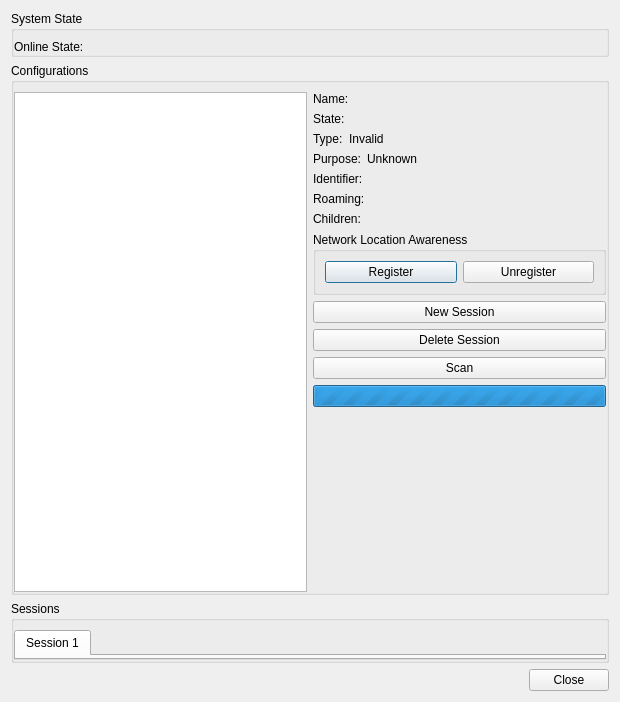
<?xml version="1.0" encoding="UTF-8"?>
<ui version="4.0">
 <class>BearerDialog</class>
 <widget class="QDialog" name="BearerDialog">
  <property name="geometry">
   <rect>
    <x>0</x>
    <y>0</y>
    <width>620</width>
    <height>702</height>
   </rect>
  </property>
  <property name="windowTitle">
   <string>Qt Bearer Management Example</string>
  </property>
  <layout class="QVBoxLayout" name="verticalLayout_2">
   <item>
    <widget class="QGroupBox" name="systemState">
     <property name="title">
      <string>System State</string>
     </property>
     <property name="flat">
      <bool>true</bool>
     </property>
     <layout class="QVBoxLayout" name="verticalLayout_4">
      <property name="leftMargin">
       <number>0</number>
      </property>
      <property name="rightMargin">
       <number>0</number>
      </property>
      <property name="bottomMargin">
       <number>0</number>
      </property>
      <item>
       <layout class="QHBoxLayout" name="onlineStateLayout">
        <item>
         <widget class="QLabel" name="onlineStateLabel">
          <property name="text">
           <string>Online State:</string>
          </property>
         </widget>
        </item>
        <item>
         <widget class="QLabel" name="onlineState">
          <property name="sizePolicy">
           <sizepolicy hsizetype="MinimumExpanding" vsizetype="Preferred">
            <horstretch>0</horstretch>
            <verstretch>0</verstretch>
           </sizepolicy>
          </property>
          <property name="text">
           <string/>
          </property>
         </widget>
        </item>
       </layout>
      </item>
     </layout>
    </widget>
   </item>
   <item>
    <widget class="QGroupBox" name="groupBox">
     <property name="title">
      <string>Configurations</string>
     </property>
     <property name="flat">
      <bool>true</bool>
     </property>
     <layout class="QHBoxLayout" name="horizontalLayout_9">
      <property name="leftMargin">
       <number>0</number>
      </property>
      <property name="rightMargin">
       <number>0</number>
      </property>
      <property name="bottomMargin">
       <number>0</number>
      </property>
      <item>
       <widget class="QTreeWidget" name="treeWidget">
        <attribute name="headerVisible">
         <bool>false</bool>
        </attribute>
        <column>
         <property name="text">
          <string>1</string>
         </property>
        </column>
       </widget>
      </item>
      <item>
       <layout class="QVBoxLayout" name="verticalLayout">
        <item>
         <layout class="QHBoxLayout" name="configurationNameLayout">
          <item>
           <widget class="QLabel" name="configurationNameLabel">
            <property name="text">
             <string>Name:</string>
            </property>
           </widget>
          </item>
          <item>
           <widget class="QLabel" name="configurationName">
            <property name="sizePolicy">
             <sizepolicy hsizetype="MinimumExpanding" vsizetype="Preferred">
              <horstretch>0</horstretch>
              <verstretch>0</verstretch>
             </sizepolicy>
            </property>
            <property name="text">
             <string/>
            </property>
           </widget>
          </item>
         </layout>
        </item>
        <item>
         <layout class="QHBoxLayout" name="configurationStateLayout">
          <item>
           <widget class="QLabel" name="configurationStateLabel">
            <property name="text">
             <string>State:</string>
            </property>
           </widget>
          </item>
          <item>
           <widget class="QLabel" name="configurationState">
            <property name="sizePolicy">
             <sizepolicy hsizetype="MinimumExpanding" vsizetype="Preferred">
              <horstretch>0</horstretch>
              <verstretch>0</verstretch>
             </sizepolicy>
            </property>
            <property name="text">
             <string/>
            </property>
           </widget>
          </item>
         </layout>
        </item>
        <item>
         <layout class="QHBoxLayout" name="configurationTypeLayout">
          <item>
           <widget class="QLabel" name="configurationTypeLabel">
            <property name="text">
             <string>Type:</string>
            </property>
           </widget>
          </item>
          <item>
           <widget class="QLabel" name="configurationType">
            <property name="sizePolicy">
             <sizepolicy hsizetype="MinimumExpanding" vsizetype="Preferred">
              <horstretch>0</horstretch>
              <verstretch>0</verstretch>
             </sizepolicy>
            </property>
            <property name="text">
             <string>Invalid</string>
            </property>
           </widget>
          </item>
         </layout>
        </item>
        <item>
         <layout class="QHBoxLayout" name="configurationPurposeLayout">
          <item>
           <widget class="QLabel" name="configurationPurposeLabel">
            <property name="text">
             <string>Purpose:</string>
            </property>
           </widget>
          </item>
          <item>
           <widget class="QLabel" name="configurationPurpose">
            <property name="sizePolicy">
             <sizepolicy hsizetype="MinimumExpanding" vsizetype="Preferred">
              <horstretch>0</horstretch>
              <verstretch>0</verstretch>
             </sizepolicy>
            </property>
            <property name="text">
             <string>Unknown</string>
            </property>
           </widget>
          </item>
         </layout>
        </item>
        <item>
         <layout class="QHBoxLayout" name="configurationIdentifierLayout">
          <item>
           <widget class="QLabel" name="configurationIdentifierLabel">
            <property name="text">
             <string>Identifier:</string>
            </property>
           </widget>
          </item>
          <item>
           <widget class="QLabel" name="configurationIdentifier">
            <property name="sizePolicy">
             <sizepolicy hsizetype="MinimumExpanding" vsizetype="Preferred">
              <horstretch>0</horstretch>
              <verstretch>0</verstretch>
             </sizepolicy>
            </property>
            <property name="text">
             <string/>
            </property>
           </widget>
          </item>
         </layout>
        </item>
        <item>
         <layout class="QHBoxLayout" name="configurationRoamingLayout">
          <item>
           <widget class="QLabel" name="configurationRoamingLabel">
            <property name="text">
             <string>Roaming:</string>
            </property>
           </widget>
          </item>
          <item>
           <widget class="QLabel" name="configurationRoaming">
            <property name="sizePolicy">
             <sizepolicy hsizetype="MinimumExpanding" vsizetype="Preferred">
              <horstretch>0</horstretch>
              <verstretch>0</verstretch>
             </sizepolicy>
            </property>
            <property name="text">
             <string/>
            </property>
           </widget>
          </item>
         </layout>
        </item>
        <item>
         <layout class="QHBoxLayout" name="configurationChildrenLayout">
          <item>
           <widget class="QLabel" name="configurationChildrenLabel">
            <property name="text">
             <string>Children:</string>
            </property>
           </widget>
          </item>
          <item>
           <widget class="QLabel" name="configurationChildren">
            <property name="sizePolicy">
             <sizepolicy hsizetype="MinimumExpanding" vsizetype="Preferred">
              <horstretch>0</horstretch>
              <verstretch>0</verstretch>
             </sizepolicy>
            </property>
            <property name="text">
             <string/>
            </property>
           </widget>
          </item>
         </layout>
        </item>
        <item>
         <widget class="QGroupBox" name="nlaGroup">
          <property name="title">
           <string>Network Location Awareness</string>
          </property>
          <layout class="QHBoxLayout" name="horizontalLayout">
           <item>
            <widget class="QPushButton" name="registerButton">
             <property name="text">
              <string>Register</string>
             </property>
            </widget>
           </item>
           <item>
            <widget class="QPushButton" name="unregisterButton">
             <property name="text">
              <string>Unregister</string>
             </property>
            </widget>
           </item>
          </layout>
         </widget>
        </item>
        <item>
         <widget class="QPushButton" name="newSessionButton">
          <property name="text">
           <string>New Session</string>
          </property>
         </widget>
        </item>
        <item>
         <widget class="QPushButton" name="deleteSessionButton">
          <property name="text">
           <string>Delete Session</string>
          </property>
         </widget>
        </item>
        <item>
         <widget class="QPushButton" name="scanButton">
          <property name="text">
           <string>Scan</string>
          </property>
         </widget>
        </item>
        <item>
         <widget class="QProgressBar" name="progressBar">
          <property name="maximum">
           <number>0</number>
          </property>
          <property name="value">
           <number>-1</number>
          </property>
          <property name="textVisible">
           <bool>false</bool>
          </property>
          <property name="invertedAppearance">
           <bool>false</bool>
          </property>
          <property name="format">
           <string>%p%</string>
          </property>
         </widget>
        </item>
        <item>
         <spacer name="verticalSpacer">
          <property name="orientation">
           <enum>Qt::Vertical</enum>
          </property>
          <property name="sizeHint" stdset="0">
           <size>
            <width>20</width>
            <height>40</height>
           </size>
          </property>
         </spacer>
        </item>
       </layout>
      </item>
     </layout>
    </widget>
   </item>
   <item>
    <widget class="QGroupBox" name="sessionGroup">
     <property name="title">
      <string>Sessions</string>
     </property>
     <property name="flat">
      <bool>true</bool>
     </property>
     <layout class="QVBoxLayout" name="verticalLayout_3">
      <property name="leftMargin">
       <number>0</number>
      </property>
      <property name="rightMargin">
       <number>0</number>
      </property>
      <property name="bottomMargin">
       <number>0</number>
      </property>
      <item>
       <widget class="QTabWidget" name="tabWidget">
        <property name="sizePolicy">
         <sizepolicy hsizetype="Expanding" vsizetype="Preferred">
          <horstretch>0</horstretch>
          <verstretch>0</verstretch>
         </sizepolicy>
        </property>
        <property name="currentIndex">
         <number>0</number>
        </property>
        <widget class="QWidget" name="tab">
         <attribute name="title">
          <string>Session 1</string>
         </attribute>
        </widget>
       </widget>
      </item>
     </layout>
    </widget>
   </item>
   <item>
    <layout class="QHBoxLayout" name="closeLayout">
     <item>
      <spacer name="horizontalSpacer">
       <property name="orientation">
        <enum>Qt::Horizontal</enum>
       </property>
       <property name="sizeHint" stdset="0">
        <size>
         <width>40</width>
         <height>20</height>
        </size>
       </property>
      </spacer>
     </item>
     <item>
      <widget class="QPushButton" name="closeButton">
       <property name="text">
        <string>Close</string>
       </property>
      </widget>
     </item>
    </layout>
   </item>
  </layout>
 </widget>
 <tabstops>
  <tabstop>treeWidget</tabstop>
  <tabstop>registerButton</tabstop>
  <tabstop>unregisterButton</tabstop>
  <tabstop>newSessionButton</tabstop>
  <tabstop>deleteSessionButton</tabstop>
  <tabstop>scanButton</tabstop>
  <tabstop>tabWidget</tabstop>
  <tabstop>closeButton</tabstop>
 </tabstops>
 <resources/>
 <connections>
  <connection>
   <sender>closeButton</sender>
   <signal>clicked()</signal>
   <receiver>BearerDialog</receiver>
   <slot>accept()</slot>
   <hints>
    <hint type="sourcelabel">
     <x>421</x>
     <y>468</y>
    </hint>
    <hint type="destinationlabel">
     <x>168</x>
     <y>456</y>
    </hint>
   </hints>
  </connection>
 </connections>
</ui>
